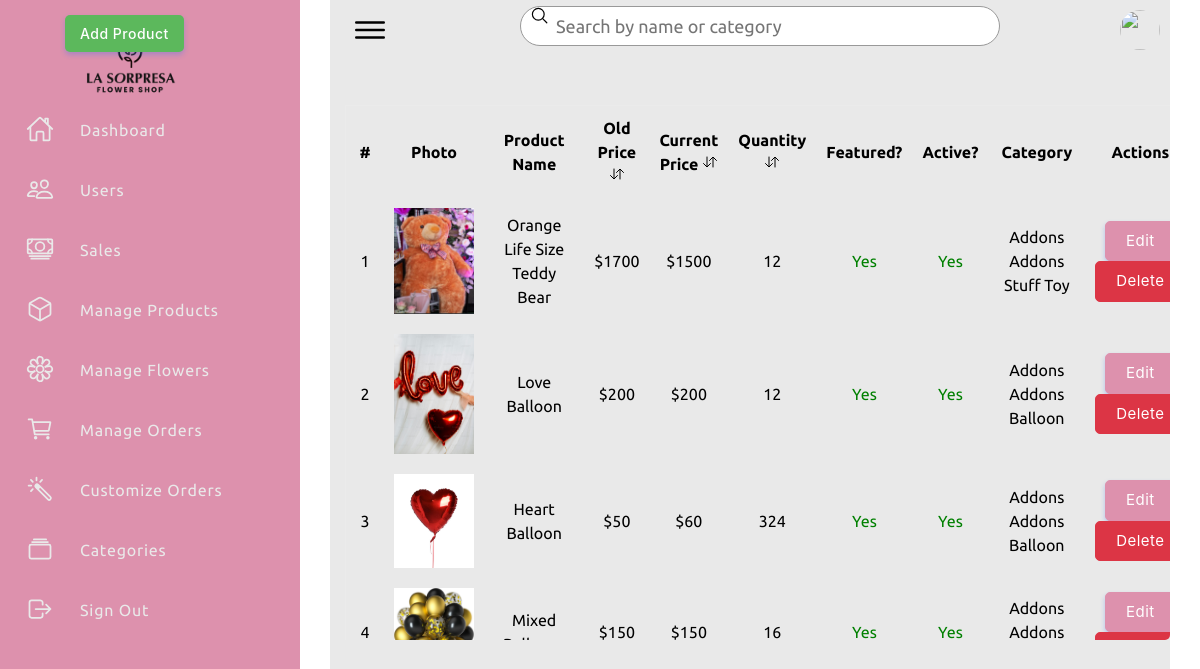
The page /admin/product/product.php on the database its author committed.
### tables this page shows
CREATE TABLE `product` (
  `p_id` int(11) NOT NULL,
  `name` varchar(255) NOT NULL,
  `old_price` varchar(10) NOT NULL,
  `current_price` varchar(10) NOT NULL,
  `quantity` int(10) NOT NULL,
  `featured_photo` varchar(255) NOT NULL,
  `description` text NOT NULL,
  `short_description` text NOT NULL,
  `feature` text NOT NULL,
  `other_photo` text NOT NULL,
  `condition` text NOT NULL,
  `is_featured` int(1) NOT NULL,
  `is_active` int(1) NOT NULL,
  `ecat_id` int(11) NOT NULL
);

### admin/product/product.php (the view, shortened to what this page needs)
<?php require_once('../header.php'); ?>
<!DOCTYPE html>
<html lang="en">
<head>
    <link rel="stylesheet" href="css/product.css">
    <link rel="stylesheet" href="https://cdnjs.cloudflare.com/ajax/libs/animate.css/4.1.1/animate.min.css" />
    <link rel="stylesheet" href="https://cdnjs.cloudflare.com/ajax/libs/font-awesome/6.5.2/css/all.min.css">
    <link rel="stylesheet" href="../../css/animations.css">
    <link rel="stylesheet" href="../../css/admin1.css">
    <link rel="stylesheet" href="../../css/admin2.css">
</head>
<body>
    <div class="container">
    <div class="navigation">
            <ul>
                <li>
                    <a href="#">
                        <div class="logo-container">
                            <img src="../../images/logo.png" alt="Logo" class="logo" />
                        </div>
                        <span class="title"></span>
                    </a>
                </li>
                <li>
                    <a href="../dashboard.php">
                        <span class="icon">
                            <ion-icon name="home-outline"></ion-icon>
                        </span>
                        <span class="title">Dashboard</span>
                    </a>
                </li>
                <li>
                    <a href="../users.php">
                        <span class="icon">
                            <ion-icon name="people-outline"></ion-icon>
                        </span>
                        <span class="title">Users</span>
                    </a>
                </li>
                <li>
                    <a href="../sales-report.php">
                        <span class="icon">
                            <ion-icon name="cash-outline"></ion-icon>
                        </span>
                        <span class="title">Sales</span>
                    </a>
                </li>
                <li>
                    <a href="product.php">
                        <span class="icon">
                            <ion-icon name="cube-outline"></ion-icon>
                        </span>
                        <span class="title">Manage Products</span>
                    </a>
                </li>
                <li>
                    <a href="flowers.php">
                        <span class="icon">
                            <ion-icon name="flower-outline"></ion-icon>
                        </span>
                        <span class="title">Manage Flowers</span>
                    </a>
                </li>
                <li>
                    <a href="../orders/order.php">
                        <span class="icon">
                            <ion-icon name="cart-outline"></ion-icon>
                        </span>
                        <span class="title">Manage Orders</span>
                    </a>
                </li>
                <li>
                    <a href="../customize/customize-order.php">
                        <span class="icon">
                        <ion-icon name="color-wand-outline"></ion-icon>
                        </span>
                        <span class="title"> Customize Orders</span>
                    </a>
                </li>
                <li>
                    <a href="../settings.php">
                        <span class="icon">
                            <ion-icon name="albums-outline"></ion-icon>
                        </span>
                        <span class="title">Categories</span>
                    </a>
                </li>
                <li>
                    <a href="../logout.php">
                        <span class="icon">
                            <ion-icon name="log-out-outline"></ion-icon>
                        </span>
                        <span class="title">Sign Out</span>
                    </a>
                </li>
            </ul>
        </div>
        <section class="content-header">
            <div class="content-header-right">
                <a href="product-add.php" class="btn btn-primary btn-sm">Add Product</a>
            </div>
        </section>
        <div class="main">
            <div class="topbar">
                <div class="toggle">
                    <ion-icon name="menu-outline"></ion-icon>
                </div>
                <div class="search">
                    <label>
                    <input type="text" id="productSearch" placeholder="Search by name or category">
                        <ion-icon name="search-outline"></ion-icon>
                    </label>
                </div>
                <div class="user">
                    <img src="assets/imgs/customer01.jpg" alt="">
                </div>
            </div>
            <div class="abc">
                <table width="100%" class="sub-table" border="0">
                    <thead>
                        <tr>
                            <th>#</th>
                            <th>Photo</th>
                            <th>Product Name</th>
                            <th id="oldPriceHeader" style="cursor: pointer;">Old Price <ion-icon name="swap-vertical-outline"></ion-icon></th>
                            <th id="currentPriceHeader" style="cursor: pointer;">Current Price <ion-icon name="swap-vertical-outline"></ion-icon></th>
                            <th id="quantityHeader" style="cursor: pointer;">Quantity <ion-icon name="swap-vertical-outline"></ion-icon></th>
                            <th>Featured?</th>
                            <th>Active?</th>
                            <th>Category</th>
                            <th>Actions</th>
                        </tr>
                    </thead>
                    <tbody>
                        <?php
                        $i = 0;
                        $statement = $pdo->prepare("
                            SELECT t1.p_id, t1.name, t1.old_price, t1.current_price, t1.quantity, t1.featured_photo,
                            t1.is_featured, t1.is_active, t1.ecat_id,
                            IFNULL(t2.ecat_name, 'No Category') AS ecat_name,
                            IFNULL(t3.mcat_name, 'No Category') AS mcat_name,
                            IFNULL(t4.tcat_name, 'No Category') AS tcat_name
                            FROM product t1
                            LEFT JOIN end_category t2 ON t1.ecat_id = t2.ecat_id
                            LEFT JOIN mid_category t3 ON t2.mcat_id = t3.mcat_id
                            LEFT JOIN top_category t4 ON t3.tcat_id = t4.tcat_id
                            ORDER BY t1.p_id DESC
                        ");
                        $statement->execute();
                        $result = $statement->fetchAll(PDO::FETCH_ASSOC);
                        foreach ($result as $row) {
                            $i++;
                        ?>
                            <tr>
                                <td><?php echo $i; ?></td>
                                <td><img src="../uploads/<?php echo $row['featured_photo']; ?>" alt="<?php echo $row['name']; ?>" style="width:80px;"></td>
                                <td><?php echo $row['name']; ?></td>
                                <td>$<?php echo $row['old_price']; ?></td>
                                <td>$<?php echo $row['current_price']; ?></td>
                                <td style="color: <?php echo ($row['quantity'] <= 10) ? 'red' : 'black'; ?>;">
                                <?php echo $row['quantity']; ?>
                                </td>
                                <td><?php echo ($row['is_featured'] == 1) ? '<span style="color:green;">Yes</span>' : '<span style="color:red;">No</span>'; ?></td>
                                <td><?php echo ($row['is_active'] == 1) ? '<span style="color:green;">Yes</span>' : '<span style="color:red;">No</span>'; ?></td>
                                <td><?php echo $row['tcat_name']; ?><br><?php echo $row['mcat_name']; ?><br><?php echo $row['ecat_name']; ?></td>
                                <td>
                                    <a href="product-edit.php?id=<?php echo $row['p_id']; ?>" class="btn btn-primary btn-xs">Edit</a>
                                    <a href="#" class="btn btn-danger btn-xs" data-href="product-delete.php?id=<?php echo $row['p_id']; ?>" data-toggle="modal" data-target="#confirm-delete">Delete</a>
                                </td>
                            </tr>
                        <?php } ?>
                    </tbody>
                </table>
            </div>
        </div>
    </div>
</body>
</html>

### admin/header.php (shortened to what this page needs)
<!DOCTYPE html>
<html lang="en">
<head>
    <link rel="stylesheet" href="../css/style.css">
    <link href="https://stackpath.bootstrapcdn.com/bootstrap/4.5.2/css/bootstrap.min.css" rel="stylesheet">
    <link href="https://cdn.jsdelivr.net/npm/select2@4.0.13/dist/css/select2.min.css" rel="stylesheet" />
</head>

### css/style.css (style rules this page uses)
* { font-family: "Ubuntu", sans-serif; margin: 0; padding: 0; box-sizing: border-box; }
:root { --blue: #dd91ad; --white: #e9e9e9; --gray: #f5f5f5; --black1: #222; --black2: #999; }
body { min-height: 100vh; overflow-x: hidden; }
.container { position: relative; width: 100%; }
.navigation { position: fixed; width: 300px; height: 100%; background: var(--blue); border-left: 10px solid var(--blue); transition: 0.5s; overflow: hidden; }
.navigation ul { position: absolute; top: 0; left: 0; width: 100%; }
.logo-container { position: absolute; top: 20px; left: 50%; transform: translateX(-70%); z-index: 10; }
.logo { width: 100px; }
.navigation ul li { position: relative; width: 100%; list-style: none; border-top-left-radius: 30px; border-bottom-left-radius: 30px; }
.navigation ul li:nth-child(1) { margin-bottom: 40px; pointer-events: none; }
.navigation ul li a { position: relative; display: block; width: 100%; display: flex; text-decoration: none; color: var(--white); }
.navigation ul li a .icon { position: relative; display: block; min-width: 60px; height: 60px; line-height: 75px; text-align: center; }
.navigation ul li a .icon ion-icon { font-size: 1.75rem; }
.navigation ul li a .title { position: relative; display: block; padding: 0 10px; height: 60px; line-height: 60px; text-align: start; white-space: nowrap; }
.main { position: absolute; width: calc(100% - 300px); left: 300px; min-height: 100vh; background: var(--white); transition: 0.5s; }
.topbar { width: 100%; height: 60px; display: flex; justify-content: space-between; align-items: center; padding: 0 10px; }
.toggle { position: relative; width: 60px; height: 60px; display: flex; justify-content: center; align-items: center; font-size: 2.5rem; cursor: pointer; }
.search { position: relative; width: 400px; margin: 0 10px; }
.search label { position: relative; width: 100%; }
.search label input { width: 100%; height: 40px; border-radius: 40px; padding: 5px 20px; padding-left: 35px; font-size: 18px; outline: none; border: 1px solid var(--black2); }
.search label ion-icon { position: absolute; top: 0; left: 10px; font-size: 1.2rem; }
.user { position: relative; width: 40px; height: 40px; border-radius: 50%; overflow: hidden; cursor: pointer; }
.user img { position: absolute; top: 0; left: 0; width: 100%; height: 100%; object-fit: cover; }

### css/admin1.css (style rules this page uses)
.container { display: flex; flex-wrap: wrap; height: 100vh; }

### css/admin2.css (style rules this page uses)
:root { --primarycolor: #dd91ad; --primarycolorhover: #dd91ad; --btnice:#D8EBFA; --btnnicetext:#1b62b3; }
body { margin: 0; padding: 0; border-spacing: 0; font-family: 'Inter', sans-serif; }
.btn { cursor: pointer; padding: 8px 20px; outline: none; text-decoration: none; font-size: 15px; letter-spacing: 0.5px; transition: all 0.3s; border-radius: 5px; font-family: 'Inter', sans-serif; }
.btn-primary { background-color: var(--primarycolor) ; border: 1px solid var(--primarycolor) ; color: #fff ; box-shadow: 0 3px 5px 0 rgba(57,108,240,0.3); }
.sub-table { border: 1px solid #ebebeb; border-radius: 8px; }
.abc { width: 100%; height: 550px; overflow: auto; }

### admin/product/product.php (style rules this page uses)
.sub-table { animation: transitionIn-Y-bottom 0.5s; }

### rows shown on the page
product: featured_photo (picture), name "Orange Life Size Teddy Bear", old_price "1700", current_price "1500", quantity "12", is_featured "Yes", is_active "Yes", tcat_name "Addons", mcat_name "Addons", ecat_name "Stuff Toy"
product: featured_photo (picture), name "Love Balloon", old_price "200", current_price "200", quantity "12", is_featured "Yes", is_active "Yes", tcat_name "Addons", mcat_name "Addons", ecat_name "Balloon"
product: featured_photo (picture), name "Heart Balloon", old_price "50", current_price "60", quantity "324", is_featured "Yes", is_active "Yes", tcat_name "Addons", mcat_name "Addons", ecat_name "Balloon"
product: featured_photo (picture), name "Mixed…", old_price "150", current_price "150", quantity "16", is_featured "Yes", is_active "Yes", tcat_name "Addons", mcat_name "Addons"
